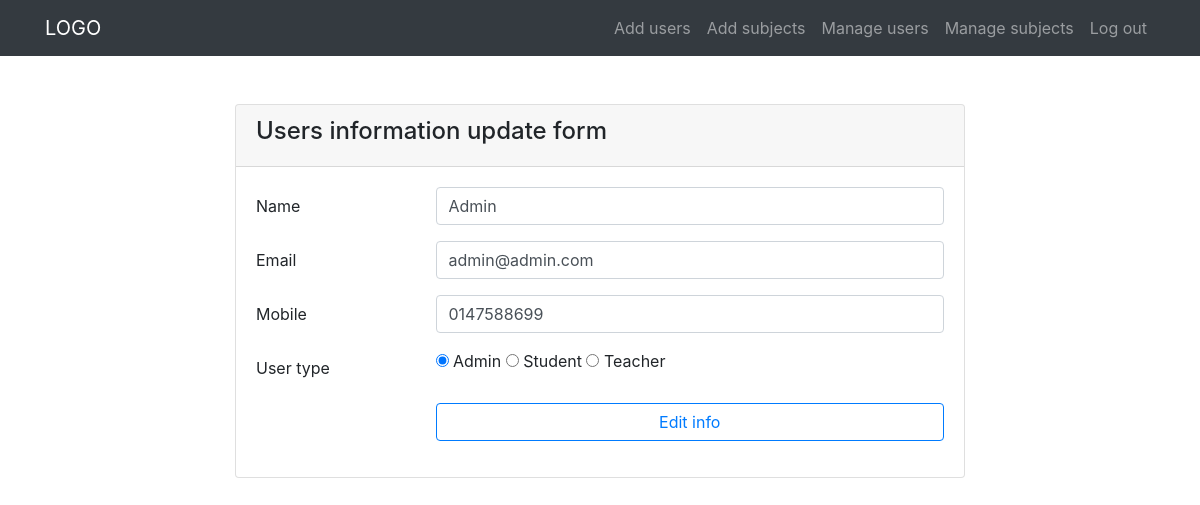
The page /pages/action.php?edit=1 (signed in) on the database its author committed.
### tables this page shows
CREATE TABLE `users` (
  `id` int(11) NOT NULL,
  `name` varchar(256) NOT NULL,
  `email` varchar(256) NOT NULL,
  `password` varchar(256) NOT NULL,
  `mobile` varchar(256) NOT NULL,
  `type` tinyint(1) NOT NULL
);

### app/classes/Users.php (called while the page is built, shortened)
<?php
class Users
{
  public function getUserInfoById($id)
  {
    $this->link = mysqli_connect("localhost", "root", "", "php_crud");
    $this->sql = "SELECT * FROM `users` WHERE id='$id'";
    $this->queryResult = mysqli_query($this->link, $this->sql);
    return mysqli_fetch_assoc($this->queryResult);
  }
}

### pages/edit-users.php (the view, shortened to what this page needs)
<?php include "./includes/header.php"; ?>
  <section class="py-5">
    <div class="container">
      <div class="row">
        <div class="col-md-8 mx-auto">
          <div class="card">
            <div class="card-header">
              <h4>Users information update form</h4>
            </div>
            <div class="card-body">
              <form action="action.php" method="post">
                <div class="form-group row">
                  <label for="name" class="col-form-label col-md-3">
                    Name
                  </label>
                  <div class="col-md-9">
                    <input type="text" name="name" id="name" value="<?php echo $userData["name"]; ?>" class="form-control" required />
                  </div>
                </div>
                <div class="form-group row">
                  <label for="email" class="col-form-label col-md-3">
                    Email
                  </label>
                  <div class="col-md-9">
                    <input type="email" name="email" id="email" value="<?php echo $userData["email"]; ?>" class="form-control" required />
                  </div>
                </div>
                <div class="form-group row">
                  <label for="mobile" class="col-form-label col-md-3">
                    Mobile
                  </label>
                  <div class="col-md-9">
                    <input type="number" name="mobile" id="mobile" value="<?php echo $userData["mobile"]; ?>" class="form-control" required />
                  </div>
                </div>
                <div class="form-group row">
                  <label for="type" class="col-form-label col-md-3">
                    User type
                  </label>
                  <div class="col-md-9">
                    <?php if($userData["type"] == 1) { ?>
                      <label for="type">
                        <input type="radio" name="type" id="type" value="1" checked required /> Admin
                      </label>
                      <label for="type">
                        <input type="radio" name="type" id="type" value="2" required /> Student
                      </label>
                      <label for="type">
                        <input type="radio" name="type" id="type" value="3" required /> Teacher
                      </label>
                    <?php } else if($userData["type"] == 2) { ?>
                      <label for="type">
                        <input type="radio" name="type" id="type" value="1" required /> Admin
                      </label>
                      <label for="type">
                        <input type="radio" name="type" id="type" value="2" checked required /> Student
                      </label>
                      <label for="type">
                        <input type="radio" name="type" id="type" value="3" required /> Teacher
                      </label>
                    <?php } else if($userData["type"] == 3) { ?>
                      <label for="type">
                        <input type="radio" name="type" id="type" value="1" required /> Admin
                      </label>
                      <label for="type">
                        <input type="radio" name="type" id="type" value="2" required /> Student
                      </label>
                      <label for="type">
                        <input type="radio" name="type" id="type" value="3" checked required /> Teacher
                      </label>
                    <?php } ?>
                  </div>
                </div>
                <div class="form-group row">
                  <label class="col-form-label col-md-3">
                  </label>
                  <div class="col-md-9">
                    <input type="submit" name="update_button" value="Edit info" class="btn btn-outline-primary btn-block" />
                  </div>
                </div>
              </form>
            </div>
          </div>
        </div>
      </div>
    </div>
  </section>
<?php include "./includes/footer.php"; ?>

### rows shown on the page
users: name "Admin", email "admin@admin.com", mobile "0147588699"
